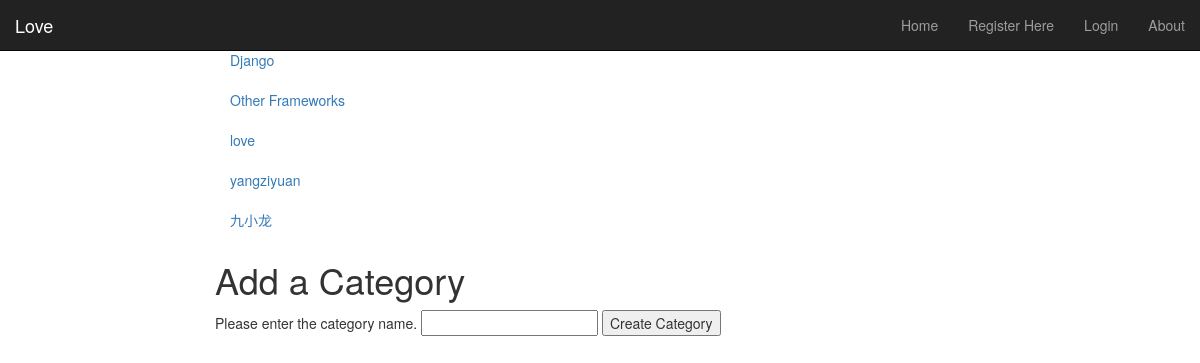
/love/add_category/, run on the app's committed database.
### love/models.py (models this page shows, shortened)
class Category(models.Model):
    name = models.CharField(max_length=128, unique=True)
    views = models.IntegerField(default=0)
    likes = models.IntegerField(default=0)
    slug = models.SlugField(unique=True)

### love/views.py (the view)
def add_category(request):
    if request.method == 'POST':
        form = CategoryForm(request.POST)
        if form.is_valid():
            form.save(commit=True)
            return index(request)
        else:
            print form.errors
    else:
        form = CategoryForm()
    return render(request, 'love/add_category.html', {'form': form})

### love/forms.py
class CategoryForm(forms.ModelForm):
    name = forms.CharField(max_length=128, help_text="Please enter the category name.")
    views = forms.IntegerField(widget=forms.HiddenInput(), initial=0)
    likes = forms.IntegerField(widget=forms.HiddenInput(), initial=0)
    slug = forms.CharField(widget=forms.HiddenInput(), required=False)
    class Meta:
        model = Category
        fields = ('name',)

### love/templatetags/love_extras.py (called while the page is built)
@register.inclusion_tag('love/cats.html')
def get_category_list(cat=None):
    return {'cats': Category.objects.all(), 'act_cat': cat}

### templates/love/add_category.html (shortened to what this page needs)
{% extends 'base.html' %}
{% load staticfiles %}
{% block body_block %}
        <h1>Add a Category</h1>
        <form id="category_form" method="post" action="/love/add_category/">
            {% for field in form.visible_fields %}
                {{ field.help_text }}
                {{ field }}
            {% endfor %}
            <input type="submit" name="submit" value="Create Category" />
        </form>
{% endblock %}

### templates/love/cats.html
{% if cats %}
    <ul class="nav nav-sidebar">
    {% for c in cats %}
        {% if c == act_cat %}
            <li  class="active" ><a href="/love/category/{{ c.slug }}">{{ c.name }}</a></li>
            {% else  %}
            <li><a href="/love/category/{{ c.slug }}">{{ c.name }}</a></li>
        {% endif %}
    {% endfor %}
{% else %}
    <li> <strong >There are no category present.</strong></li>
    </ul>
{% endif %}

### data on the page
Category: name "Django"
Category: name "Other Frameworks"
Category: name "love"
Category: name "yangziyuan"
Category: name "九小龙"

### other printed values
{{ field.help_text }} "Please enter the category name."
